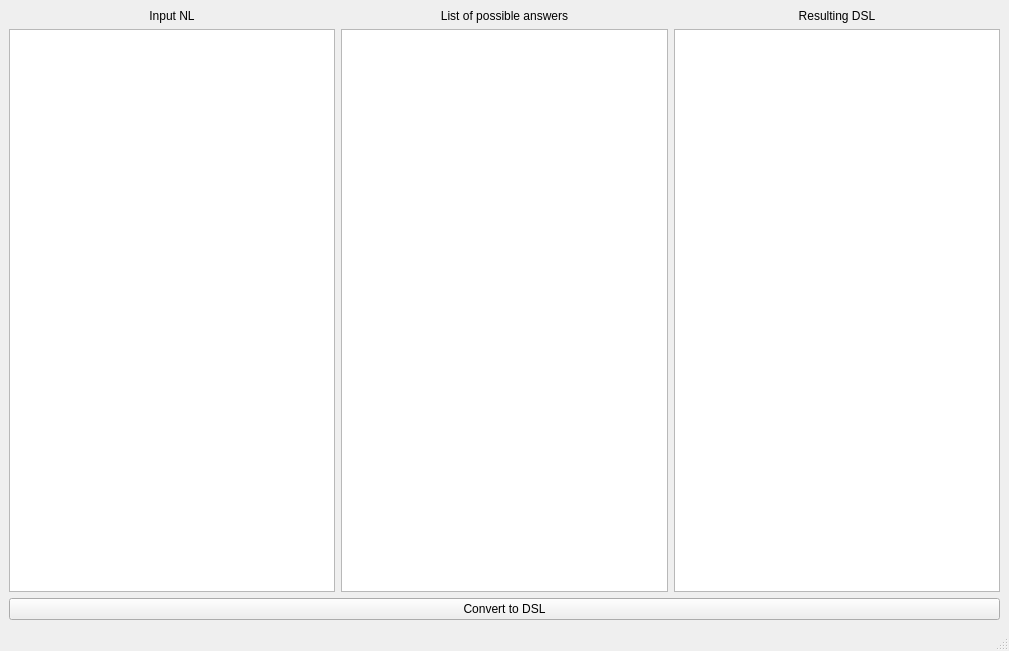
<?xml version="1.0" encoding="UTF-8"?>
<ui version="4.0">
 <class>MainWindow</class>
 <widget class="QMainWindow" name="MainWindow">
  <property name="geometry">
   <rect>
    <x>0</x>
    <y>0</y>
    <width>1009</width>
    <height>651</height>
   </rect>
  </property>
  <property name="windowTitle">
   <string>MainWindow</string>
  </property>
  <widget class="QWidget" name="centralwidget">
   <layout class="QGridLayout" name="gridLayout">
    <item row="0" column="0">
     <layout class="QHBoxLayout" name="horizontalLayout">
      <property name="sizeConstraint">
       <enum>QLayout::SetDefaultConstraint</enum>
      </property>
      <item>
       <layout class="QVBoxLayout" name="verticalLayout_3">
        <item>
         <widget class="QLabel" name="label_3">
          <property name="text">
           <string>Input NL</string>
          </property>
          <property name="alignment">
           <set>Qt::AlignCenter</set>
          </property>
         </widget>
        </item>
        <item>
         <widget class="QTextEdit" name="txtNL"/>
        </item>
       </layout>
      </item>
      <item>
       <layout class="QVBoxLayout" name="verticalLayout_2">
        <item>
         <widget class="QLabel" name="label_2">
          <property name="text">
           <string>List of possible answers</string>
          </property>
          <property name="alignment">
           <set>Qt::AlignCenter</set>
          </property>
         </widget>
        </item>
        <item>
         <widget class="QListWidget" name="listvorschlaege"/>
        </item>
       </layout>
      </item>
      <item>
       <layout class="QVBoxLayout" name="verticalLayout_4">
        <item>
         <widget class="QLabel" name="label_4">
          <property name="text">
           <string>Resulting DSL</string>
          </property>
          <property name="alignment">
           <set>Qt::AlignCenter</set>
          </property>
         </widget>
        </item>
        <item>
         <widget class="QTextEdit" name="txtResultDSL"/>
        </item>
       </layout>
      </item>
     </layout>
    </item>
    <item row="1" column="0">
     <widget class="QPushButton" name="btnConvert">
      <property name="text">
       <string>Convert to DSL</string>
      </property>
     </widget>
    </item>
   </layout>
  </widget>
  <widget class="QMenuBar" name="menubar">
   <property name="geometry">
    <rect>
     <x>0</x>
     <y>0</y>
     <width>1009</width>
     <height>26</height>
    </rect>
   </property>
  </widget>
  <widget class="QStatusBar" name="statusbar"/>
 </widget>
 <resources/>
 <connections/>
</ui>
